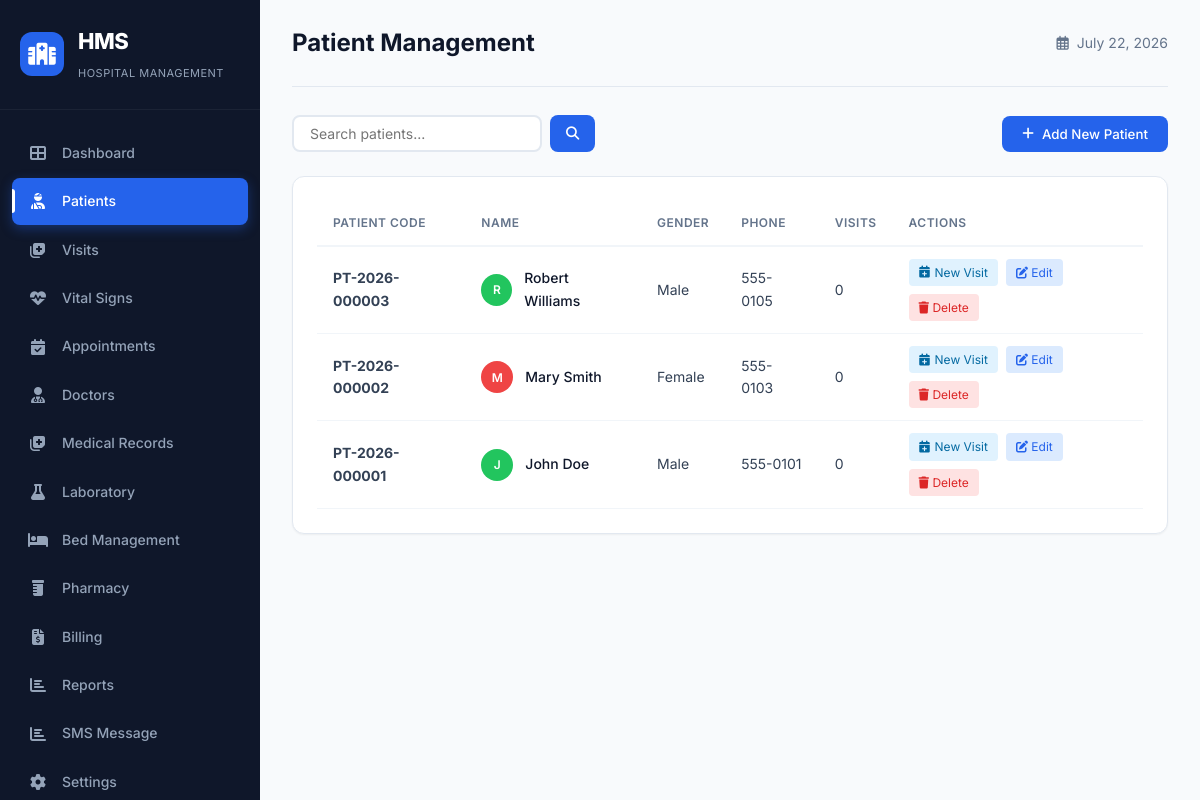
The app's page /patients.php (signed in) with its own data.
### tables this page shows
CREATE TABLE `patients` (
  `patient_id` int(10) UNSIGNED NOT NULL,
  `patient_code` varchar(20) NOT NULL,
  `first_name` varchar(60) NOT NULL,
  `last_name` varchar(60) NOT NULL,
  `date_of_birth` date DEFAULT NULL,
  `gender_id` int(10) UNSIGNED DEFAULT NULL,
  `phone` varchar(20) DEFAULT NULL,
  `email` varchar(120) DEFAULT NULL,
  `address` varchar(255) DEFAULT NULL,
  `national_id` varchar(40) DEFAULT NULL,
  `blood_group` varchar(5) DEFAULT NULL,
  `emergency_contact_name` varchar(100) DEFAULT NULL,
  `emergency_contact_phone` varchar(20) DEFAULT NULL,
  `allergies` text DEFAULT NULL,
  `registered_at` datetime NOT NULL DEFAULT current_timestamp(),
  `is_active` tinyint(1) NOT NULL DEFAULT 1,
  `primary_doctor_id` int(10) UNSIGNED DEFAULT NULL
);

CREATE TABLE `lookup_genders` (
  `gender_id` int(10) UNSIGNED NOT NULL,
  `name` varchar(20) NOT NULL
);

### includes/functions.php (called while the page is built, shortened)
<?php
function getUserColor($name) {
    $colors = ['#2563eb', '#8b5cf6', '#22c55e', '#f59e0b', '#ef4444', '#06b6d4', '#ec4899'];
    $index = abs(crc32($name)) % count($colors);
    return $colors[$index];
}
?>

### patients.php (the view, shortened to what this page needs)
<?php
require_once 'config/database.php';
require_once 'includes/functions.php';
$searchTerm = isset($_GET['search']) ? sanitizeInput($_GET['search']) : '';
if ($searchTerm) {
    $patients = searchPatients($conn, $searchTerm);
} else {
    $query = "SELECT p.*, g.name as gender_name,
              (SELECT COUNT(*) FROM visits WHERE patient_id = p.patient_id) as total_visits
              FROM patients p
              LEFT JOIN lookup_genders g ON p.gender_id = g.gender_id
              WHERE p.is_active = 1
              ORDER BY p.patient_id DESC
              LIMIT 50";
    $patients = $conn->query($query)->fetch_all(MYSQLI_ASSOC);
}
?>
<!DOCTYPE html>
<html lang="en">
<head>
    <link rel="stylesheet" href="assets/css/style.css">
    <link rel="stylesheet" href="https://cdnjs.cloudflare.com/ajax/libs/font-awesome/6.4.0/css/all.min.css">
</head>
<body>
    <div class="dashboard-container">
        <?php include 'includes/sidebar.php'; ?>
        <main class="main-content">
            <header class="top-bar">
                <div class="top-bar-left">
                    <h1>Patient Management</h1>
                </div>
                <div class="top-bar-right">
                    <div class="date-display">
                        <i class="far fa-calendar-alt"></i>
                        <span><?php echo date('F j, Y'); ?></span>
                    </div>
                </div>
            </header>
            <div style="display: flex; justify-content: space-between; align-items: center; margin-bottom: 24px; flex-wrap: wrap; gap: 12px;">
                <div class="search-box-patients">
                    <form method="GET" action="" style="display: flex; gap: 8px;">
                        <input type="text" name="search" placeholder="Search patients..." value="<?php echo htmlspecialchars($searchTerm); ?>">
                        <button type="submit" style="padding: 8px 16px; background: #2563eb; color: #fff; border: none; border-radius: 8px; cursor: pointer;">
                            <i class="fas fa-search"></i>
                        </button>
                    </form>
                </div>
                <button class="btn-create" onclick="window.location.href='patients.php?action=create'">
                    <i class="fas fa-plus"></i> Add New Patient
                </button>
            </div>
            <div class="table-card">
                <div class="table-responsive">
                    <table class="recent-table">
                        <thead>
                            <tr>
                                <th>Patient Code</th>
                                <th>Name</th>
                                <th>Gender</th>
                                <th>Phone</th>
                                <th>Visits</th>
                                <th>Actions</th>
                            </tr>
                        </thead>
                        <tbody>
                            <?php if (empty($patients)): ?>
                                <tr>
                                    <td colspan="7" style="text-align: center; color: #94a3b8; padding: 40px;">
                                        <i class="fas fa-inbox" style="font-size: 32px; display: block; margin-bottom: 8px;"></i>
                                        No patients found
                                    </td>
                                </tr>
                            <?php else: ?>
                                <?php foreach ($patients as $patient): ?>
                                <tr>
                                    <td><strong><?php echo htmlspecialchars($patient['patient_code']); ?></strong></td>
                                    <td>
                                        <div class="patient-info">
                                            <div class="avatar" style="background: <?php echo getUserColor($patient['first_name']); ?>; width: 32px; height: 32px; font-size: 12px;">
                                                <?php echo strtoupper(substr($patient['first_name'], 0, 1)); ?>
                                            </div>
                                            <div>
                                                <span class="patient-name"><?php echo htmlspecialchars($patient['first_name'] . ' ' . $patient['last_name']); ?></span>
                                            </div>
                                        </div>
                                    </td>
                                    <td><?php echo htmlspecialchars($patient['gender_name'] ?? 'N/A'); ?></td>
                                    <td><?php echo htmlspecialchars($patient['phone'] ?? 'N/A'); ?></td>
                                    <td><?php echo $patient['total_visits'] ?? 0; ?></td>
                                    <td>
                                        <div class="action-buttons">
                                            <a href="visits.php?action=create&patient_id=<?php echo $patient['patient_id']; ?>" class="btn-create-action">
                                                <i class="fas fa-calendar-plus"></i> New Visit
                                            </a>
                                            <a href="patients.php?action=edit&id=<?php echo $patient['patient_id']; ?>" class="btn-edit">
                                                <i class="fas fa-edit"></i> Edit
                                            </a>
                                            <a href="patients.php?action=delete&id=<?php echo $patient['patient_id']; ?>" class="btn-delete" onclick="return confirm('Are you sure you want to delete this patient?');">
                                                <i class="fas fa-trash"></i> Delete
                                            </a>
                                        </div>
                                    </td>
                                </tr>
                                <?php endforeach; ?>
                            <?php endif; ?>
                        </tbody>
                    </table>
                </div>
            </div>
        </main>
    </div>
</body>
</html>

### assets/css/style.css (style rules this page uses)
.btn-create-action { display: inline-flex; align-items: center; gap: 4px; padding: 4px 10px; border-radius: 4px; background: #e0f2fe; color: #0369a1; font-size: 12px; text-decoration: none; white-space: nowrap; }
:root { --primary: #2563eb; --primary-dark: #1d4ed8; --primary-light: #60a5fa; --secondary: #8b5cf6; --success: #22c55e; --warning: #f59e0b; --danger: #ef4444; --info: #3b82f6; --gray-50: #f8fafc; --gray-100: #f1f5f9; --gray-200: #e2e8f0; --gray-300: #cbd5e1; --gray-400: #94a3b8; --gray-500: #64748b; --gray-600: #475569; --gray-700: #334155; --gray-800: #1e293b; --gray-900: #0f172a; --sidebar-width: 260px; --topbar-height: 70px; --shadow-sm: 0 1px 2px 0 rgb(0 0 0 / 0.05); --shadow: 0 1px 3px 0 rgb(0 0 0 / 0.1), 0 1px 2px -1px rgb(0 0 0 / 0.1); --shadow-md: 0 4px 6px -1px rgb(0 0 0 / 0.1), 0 2px 4px -2px rgb(0 0 0 / 0.1); --shadow-lg: 0 10px 15px -3px rgb(0 0 0 / 0.1), 0 4px 6px -4px rgb(0 0 0 / 0.1); --shadow-xl: 0 20px 25px -5px rgb(0 0 0 / 0.1), 0 8px 10px -6px rgb(0 0 0 / 0.1); --radius: 12px; --radius-sm: 8px; --radius-full: 9999px; --transition: all 0.3s cubic-bezier(0.4, 0, 0.2, 1); }
* { margin: 0; padding: 0; box-sizing: border-box; }
body { font-family: 'Inter', -apple-system, BlinkMacSystemFont, sans-serif; background: var(--gray-50); color: var(--gray-800); line-height: 1.6; overflow-x: hidden; }
.main-content { margin-left: var(--sidebar-width); padding: 24px 32px; min-height: 100vh; }
.top-bar { display: flex; justify-content: space-between; align-items: center; padding-bottom: 24px; border-bottom: 1px solid var(--gray-200); margin-bottom: 28px; }
.top-bar-left { display: flex; align-items: center; gap: 16px; }
.top-bar-left h1 { font-size: 24px; font-weight: 700; color: var(--gray-900); }
.top-bar-right { display: flex; align-items: center; gap: 20px; }
.date-display { display: flex; align-items: center; gap: 8px; color: var(--gray-500); font-size: 14px; }
.chart-card, .table-card { background: #fff; border-radius: var(--radius); border: 1px solid var(--gray-200); padding: 24px; box-shadow: var(--shadow-sm); }
.table-responsive { overflow-x: auto; }
.recent-table { width: 100%; border-collapse: collapse; font-size: 14px; }
.recent-table thead th { text-align: left; padding: 12px 16px; font-weight: 600; color: var(--gray-500); font-size: 12px; text-transform: uppercase; letter-spacing: 0.5px; border-bottom: 2px solid var(--gray-100); }
.recent-table tbody td { padding: 12px 16px; border-bottom: 1px solid var(--gray-100); color: var(--gray-700); }
.patient-info { display: flex; align-items: center; gap: 12px; }
.patient-info .avatar { width: 34px; height: 34px; border-radius: 50%; background: var(--primary); color: #fff; display: flex; align-items: center; justify-content: center; font-size: 14px; font-weight: 600; }
.patient-name { font-weight: 500; display: block; color: var(--gray-900); }
.stat-card, .chart-card, .table-card, .alert-card { animation: fadeInUp 0.6s ease forwards; }

### records on screen
patients: patient_code "PT-2026-000003", first_name "R", first_name+last_name "Robert Williams", gender.name "Male", phone "555-0105", total_visits "0"
patients: patient_code "PT-2026-000002", first_name "M", first_name+last_name "Mary Smith", gender.name "Female", phone "555-0103", total_visits "0"
patients: patient_code "PT-2026-000001", first_name "J", first_name+last_name "John Doe", gender.name "Male", phone "555-0101", total_visits "0"
